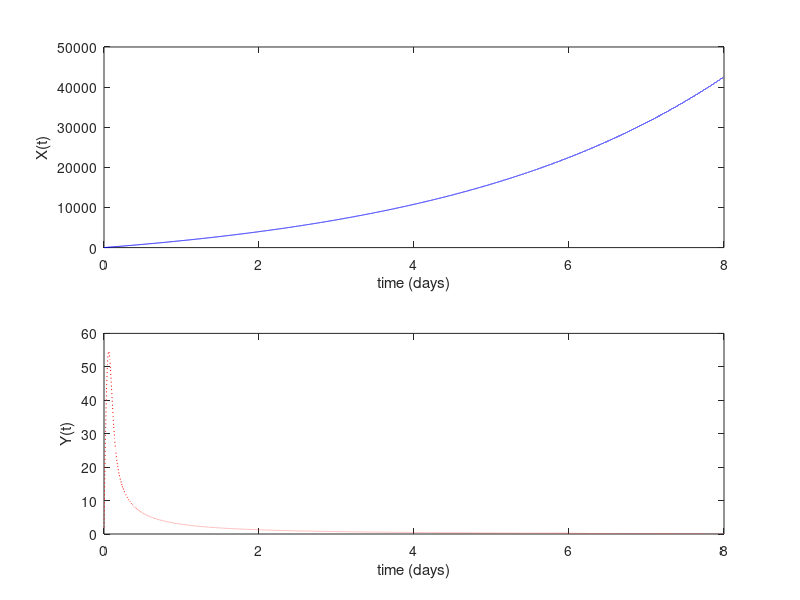

Here is the MATLAB script that generated this plot:
function c_gut_bacteria
global beta1 beta2 alpha1 c2 F V Xin Yin;

beta1=0.3; beta2=0.3; 
alpha1=0.03;  
c2=10*alpha1;
F = 3; 
V = 20; 
Xin=0.01*10^6; Yin=Xin;
tend = 8;  %the end time 

% make a set of initial conditions as a matrix
u0 = [1 2]


[tsol, usol] = ode45(@rhs, [0, tend], u0);
Xsol = usol(:, 1);
Ysol = usol(:, 2);

figure(1)
subplot(2,1,1)
plot(tsol, Xsol, 'b');
xlabel('time (days)');
ylabel('X(t)');

subplot(2,1,2)
plot(tsol, Ysol, 'r:');
xlabel('time (days)');
ylabel('Y(t)')


function udot = rhs(t,u)
global beta1 beta2 alpha1 c2 F V Xin Yin;

X = u(1); Y=u(2); 
Xdot = beta1*X +(Xin-V)*F/V - alpha1*X;
Ydot = beta2*Y + (Yin-Y)*F/V - c2*X*Y;
udot = [Xdot; Ydot];
